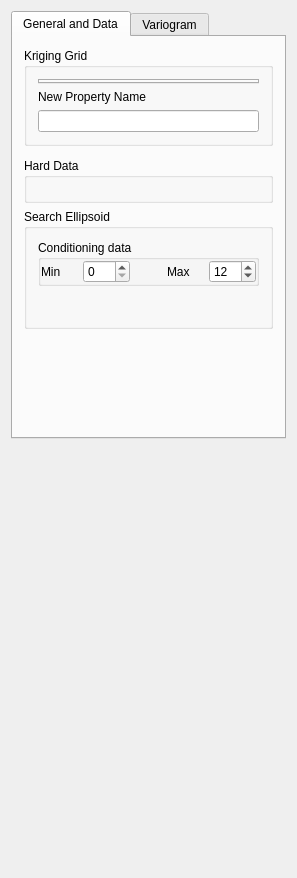
<?xml version="1.0" encoding="UTF-8"?>
<ui version="4.0">
 <class>KrigingMean_Parameters</class>
 <widget class="QWidget" name="KrigingMean_Parameters">
  <property name="geometry">
   <rect>
    <x>0</x>
    <y>0</y>
    <width>297</width>
    <height>878</height>
   </rect>
  </property>
  <property name="windowTitle">
   <string>Kriging pf the Mean Parameters</string>
  </property>
  <property name="AlgorithmCategory" stdset="0">
   <string>Estimation</string>
  </property>
  <property name="AlgorithmDescription" stdset="0">
   <string>Kriging of the mean</string>
  </property>
  <layout class="QVBoxLayout" name="verticalLayout_4">
   <item>
    <widget class="QTabWidget" name="tabWidget3">
     <property name="currentIndex">
      <number>0</number>
     </property>
     <widget class="QWidget" name="tab">
      <attribute name="title">
       <string>General and Data</string>
      </attribute>
      <layout class="QVBoxLayout" name="verticalLayout_3">
       <item>
        <widget class="QGroupBox" name="SimulationGrid">
         <property name="maximumSize">
          <size>
           <width>32767</width>
           <height>140</height>
          </size>
         </property>
         <property name="title">
          <string>Kriging Grid</string>
         </property>
         <layout class="QVBoxLayout" name="verticalLayout">
          <item>
           <widget class="GridSelector" name="Grid_Name">
            <property name="currentIndex">
             <number>0</number>
            </property>
           </widget>
          </item>
          <item>
           <widget class="QLabel" name="TextLabel2">
            <property name="text">
             <string>New Property Name</string>
            </property>
            <property name="wordWrap">
             <bool>false</bool>
            </property>
           </widget>
          </item>
          <item>
           <widget class="QLineEdit" name="Property_Name"/>
          </item>
         </layout>
        </widget>
       </item>
       <item>
        <widget class="KrigingTypeSelector" name="Kriging_Type"/>
       </item>
       <item>
        <widget class="QGroupBox" name="GroupBox3">
         <property name="title">
          <string>Hard Data</string>
         </property>
         <layout class="QHBoxLayout">
          <property name="spacing">
           <number>6</number>
          </property>
          <property name="margin">
           <number>11</number>
          </property>
          <item>
           <widget class="PropertySelector" name="Hard_Data"/>
          </item>
         </layout>
        </widget>
       </item>
       <item>
        <widget class="QGroupBox" name="GroupBox9">
         <property name="title">
          <string>Search Ellipsoid</string>
         </property>
         <layout class="QVBoxLayout" name="verticalLayout_2">
          <item>
           <widget class="QGroupBox" name="groupBox5">
            <property name="title">
             <string>Conditioning data</string>
            </property>
            <layout class="QGridLayout">
             <property name="margin">
              <number>0</number>
             </property>
             <item row="0" column="0">
              <layout class="QHBoxLayout">
               <property name="margin">
                <number>0</number>
               </property>
               <item>
                <widget class="QLabel" name="TextLabel2_2_2_2_3">
                 <property name="text">
                  <string>Min</string>
                 </property>
                 <property name="wordWrap">
                  <bool>false</bool>
                 </property>
                </widget>
               </item>
               <item>
                <widget class="QSpinBox" name="Min_Conditioning_Data">
                 <property name="minimum">
                  <number>0</number>
                 </property>
                 <property name="maximum">
                  <number>200</number>
                 </property>
                 <property name="value">
                  <number>0</number>
                 </property>
                </widget>
               </item>
               <item>
                <spacer>
                 <property name="orientation">
                  <enum>Qt::Vertical</enum>
                 </property>
                 <property name="sizeType">
                  <enum>QSizePolicy::Expanding</enum>
                 </property>
                 <property name="sizeHint" stdset="0">
                  <size>
                   <width>31</width>
                   <height>20</height>
                  </size>
                 </property>
                </spacer>
               </item>
               <item>
                <widget class="QLabel" name="TextLabel2_2_2_2_3_2">
                 <property name="text">
                  <string>Max</string>
                 </property>
                 <property name="wordWrap">
                  <bool>false</bool>
                 </property>
                </widget>
               </item>
               <item>
                <widget class="QSpinBox" name="Max_Conditioning_Data">
                 <property name="minimum">
                  <number>0</number>
                 </property>
                 <property name="maximum">
                  <number>200</number>
                 </property>
                 <property name="value">
                  <number>12</number>
                 </property>
                </widget>
               </item>
              </layout>
             </item>
            </layout>
           </widget>
          </item>
          <item>
           <widget class="EllipsoidInput" name="Search_Ellipsoid">
            <property name="title" stdset="0">
             <string/>
            </property>
           </widget>
          </item>
          <item>
           <widget class="AdvancedNeighborhoodInput" name="AdvancedSearch"/>
          </item>
          <item>
           <spacer name="spacer">
            <property name="orientation">
             <enum>Qt::Vertical</enum>
            </property>
            <property name="sizeType">
             <enum>QSizePolicy::Expanding</enum>
            </property>
            <property name="sizeHint" stdset="0">
             <size>
              <width>20</width>
              <height>17</height>
             </size>
            </property>
           </spacer>
          </item>
         </layout>
        </widget>
       </item>
       <item>
        <spacer>
         <property name="orientation">
          <enum>Qt::Vertical</enum>
         </property>
         <property name="sizeType">
          <enum>QSizePolicy::Expanding</enum>
         </property>
         <property name="sizeHint" stdset="0">
          <size>
           <width>20</width>
           <height>31</height>
          </size>
         </property>
        </spacer>
       </item>
      </layout>
     </widget>
     <widget class="QWidget" name="tab">
      <attribute name="title">
       <string>Variogram</string>
      </attribute>
      <layout class="QVBoxLayout">
       <property name="margin">
        <number>0</number>
       </property>
       <item>
        <widget class="QGroupBox" name="GroupBox11">
         <property name="title">
          <string>Variogram</string>
         </property>
         <layout class="QVBoxLayout">
          <property name="spacing">
           <number>6</number>
          </property>
          <property name="margin">
           <number>11</number>
          </property>
          <item>
           <widget class="VariogramInput" name="Variogram"/>
          </item>
         </layout>
        </widget>
       </item>
       <item>
        <spacer>
         <property name="orientation">
          <enum>Qt::Vertical</enum>
         </property>
         <property name="sizeType">
          <enum>QSizePolicy::Expanding</enum>
         </property>
         <property name="sizeHint" stdset="0">
          <size>
           <width>20</width>
           <height>131</height>
          </size>
         </property>
        </spacer>
       </item>
      </layout>
     </widget>
    </widget>
   </item>
   <item>
    <spacer>
     <property name="orientation">
      <enum>Qt::Vertical</enum>
     </property>
     <property name="sizeType">
      <enum>QSizePolicy::Expanding</enum>
     </property>
     <property name="sizeHint" stdset="0">
      <size>
       <width>20</width>
       <height>16</height>
      </size>
     </property>
    </spacer>
   </item>
  </layout>
 </widget>
 <layoutdefault spacing="6" margin="11"/>
 <pixmapfunction>qPixmapFromMimeSource</pixmapfunction>
 <customwidgets>
  <customwidget>
   <class>VariogramInput</class>
   <extends>QWidget</extends>
   <header>GsTLAppli/extra/qtplugins/variogram_input.h</header>
  </customwidget>
  <customwidget>
   <class>KrigingTypeSelector</class>
   <extends>QWidget</extends>
   <header>GsTLAppli/extra/qtplugins/kriging_type_selector.h</header>
  </customwidget>
  <customwidget>
   <class>EllipsoidInput</class>
   <extends>QWidget</extends>
   <header>GsTLAppli/extra/qtplugins/ellipsoid_input.h</header>
  </customwidget>
  <customwidget>
   <class>GridSelector</class>
   <extends>QTabWidget</extends>
   <header>GsTLAppli/extra/qtplugins/selectors.h</header>
  </customwidget>
  <customwidget>
   <class>AdvancedNeighborhoodInput</class>
   <extends>QWidget</extends>
   <header>GsTLAppli/extra/qtplugins/neighborhood_filter_input.h</header>
  </customwidget>
  <customwidget>
   <class>PropertySelector</class>
   <extends>QWidget</extends>
   <header>GsTLAppli/extra/qtplugins/selectors.h</header>
  </customwidget>
 </customwidgets>
 <includes>
  <include location="local">gridselector.h</include>
  <include location="local">krigingtypeselector.h</include>
  <include location="local">propertyselector.h</include>
  <include location="local">ellipsoidinput.h</include>
  <include location="local">gstl_table.h</include>
  <include location="local">gstl_table.h</include>
  <include location="local">variograminput.h</include>
 </includes>
 <resources/>
 <connections/>
</ui>
